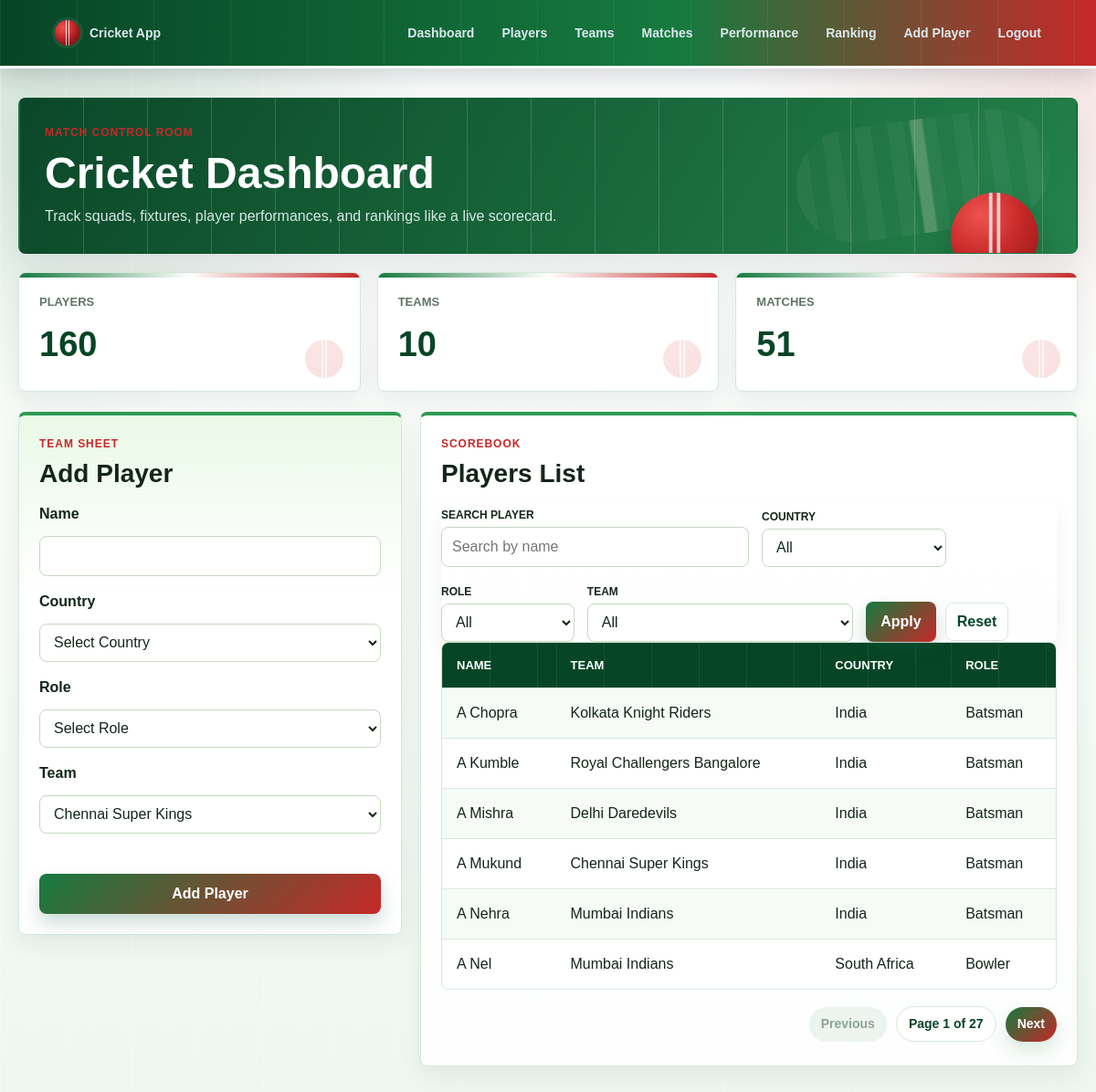
Page /myapp/index.php (signed in) on the committed database.
### tables this page shows
CREATE TABLE `Player` (
  `player_id` int(11) NOT NULL,
  `name` varchar(50) DEFAULT NULL,
  `country` varchar(50) DEFAULT NULL,
  `role` varchar(50) DEFAULT NULL
);

### myapp/index.php (the view, shortened to what this page needs)
<?php
include('header.php');
include('config/db.php');
include('pagination.php');
$perPage = 6;
$page = isset($_GET['page']) ? max(1, (int)$_GET['page']) : 1;
$offset = ($page - 1) * $perPage;
$search = isset($_GET['search']) ? trim($_GET['search']) : "";
$whereSQL = "";
$totalRows = $conn->query("
SELECT COUNT(DISTINCT p.player_id) AS total
FROM Player p
LEFT JOIN Plays_For pf
ON p.player_id = pf.player_id
LEFT JOIN Team t
ON pf.team_id = t.team_id
$whereSQL
")->fetch_assoc()["total"];
$totalPages = max(1, ceil($totalRows / $perPage));
$teamOptions = $conn->query("
SELECT *
FROM Team
ORDER BY team_name
");
$result = $conn->query("
SELECT
    p.player_id,
    p.name,
    p.country,
    p.role,
    GROUP_CONCAT(
        DISTINCT t.team_name
        SEPARATOR ', '
    ) AS team_name
FROM Player p
LEFT JOIN Plays_For pf
ON p.player_id = pf.player_id
LEFT JOIN Team t
ON pf.team_id = t.team_id
$whereSQL
GROUP BY p.player_id
ORDER BY p.name
LIMIT $perPage OFFSET $offset
");
$totalPlayers = $conn->query("
SELECT COUNT(*) AS total
FROM Player
")->fetch_assoc()["total"];
$totalTeams = $conn->query("
SELECT COUNT(*) AS total
FROM Team
")->fetch_assoc()["total"];
$totalMatches = $conn->query("
SELECT COUNT(*) AS total
FROM Match_Details
")->fetch_assoc()["total"];
?>
<section class="dashboard-hero">
    <div>
        <p class="eyebrow">Match control room</p>
        <h1>Cricket Dashboard</h1>
        <p class="hero-copy">
            Track squads, fixtures, player performances,
            and rankings like a live scorecard.
        </p>
    </div>
</section>
<section class="cards">
    <div class="card">
        <h3>Players</h3>
        <p><?php echo $totalPlayers; ?></p>
    </div>
    <div class="card">
        <h3>Teams</h3>
        <p><?php echo $totalTeams; ?></p>
    </div>
    <div class="card">
        <h3>Matches</h3>
        <p><?php echo $totalMatches; ?></p>
    </div>
</section>
<section class="dashboard-grid <?php echo $isAdmin ? '' : 'viewer-grid'; ?>">
<?php if ($isAdmin) { ?>
<div class="panel form-panel">
    <div class="section-heading">
        <p class="eyebrow">Team sheet</p>
        <h2>Add Player</h2>
    </div>
    <form method="POST">
        <label for="name">Name</label>
        <input
            id="name"
            type="text"
            name="name"
            required
        >
        <label for="country">Country</label>
        <select
            id="country"
            name="country"
            required
            style="
                width:100%;
                max-height:120px;
            "
        >
            <option value="">Select Country</option>
        </select>
        <label for="role">Role</label>
        <select
            id="role"
            name="role"
            required
            style="
                width:100%;
                max-height:120px;
            "
        >
            <option value="">Select Role</option>
        </select>
        <label for="team_id">Team</label>
        <select id="team_id" name="team_id" required>
            <?php while($team = $teamOptions->fetch_assoc()) { ?>
                <option value="<?php echo $team['team_id']; ?>">
                    <?php echo $team['team_name']; ?>
                </option>
            <?php } ?>
        </select>
        <br><br>
        <input type="submit" value="Add Player">
    </form>
</div>
<?php } ?>
<div class="panel table-panel">
    <div class="section-heading">
        <p class="eyebrow">Scorebook</p>
        <h2>Players List</h2>
    </div>
    <form class="filter-bar" method="GET">
        <div class="filter-field search-field">
            <label for="search">Search Player</label>
            <input
                id="search"
                type="search"
                name="search"
                placeholder="Search by name"
                value="<?php echo htmlspecialchars($search); ?>"
            >
        </div>
        <div class="filter-field">
            <label for="country_filter">Country</label>
            <select id="country_filter" name="country">
                <option value="">All</option>
            </select>
        </div>
        <div class="filter-field">
            <label for="role_filter">Role</label>
            <select id="role_filter" name="role">
                <option value="">All</option>
            </select>
        </div>
        <div class="filter-field">
            <label for="team_filter">Team</label>
            <select id="team_filter" name="team">
                <option value="">All</option>
            </select>
        </div>
        <div class="filter-actions">
            <input type="submit" value="Apply">
            <a href="index.php">Reset</a>
        </div>
    </form>
    <table>
        <tr>
            <th>Name</th>
            <th>Team</th>
            <th>Country</th>
            <th>Role</th>
        </tr>
        <?php
        while ($row = $result->fetch_assoc()) {
            $team = $row["team_name"]
                ? $row["team_name"]
                : "No Team";
            echo "<tr>";
            echo "<td>".$row["name"]."</td>";
            echo "<td>".$team."</td>";
            echo "<td>".$row["country"]."</td>";
            echo "<td>".$row["role"]."</td>";
            echo "</tr>";
        }
        ?>
    </table>
    <?php
    $params = $_GET;
    unset($params['page']);
    renderPagination($page, $totalPages, $params);
    ?>
</div>
</section>
<?php include('footer.php'); ?>

### myapp/header.php (shortened to what this page needs)
<?php
$isAdmin = isset($_SESSION['role']) && $_SESSION['role'] === 'admin';
?>
<!DOCTYPE html>
<html>
<head>
    <link rel="stylesheet" href="/myapp/style.css?v=10">
</head>
<body>
<?php include(__DIR__ . '/navbar.php'); ?>
<main class="page-shell">

### myapp/navbar.php
<div class="navbar">
    <a class="brand" href="/myapp/index.php">Cricket App</a>
    <div class="nav-links">
        <a href="/myapp/index.php">Dashboard</a>
        <a href="/myapp/players/view.php">Players</a>
        <a href="/myapp/teams/view.php">Teams</a>
        <a href="/myapp/matches/view.php">Matches</a>
        <a href="/myapp/performance/view.php">Performance</a>
        <a href="/myapp/ranking/view.php">Ranking</a>
        <?php if ($isAdmin) { ?>
            <a href="/myapp/players/add.php">Add Player</a>
        <?php } ?>
        <a href="/myapp/logout.php">Logout</a>
    </div>
</div>

### myapp/pagination.php (shortened to what this page needs)
<?php
function renderPagination($currentPage, $totalPages, $params = []) {
    $currentPage = max(1, min($currentPage, $totalPages));
    echo "<nav class='pagination' aria-label='Pagination'>";
    if ($currentPage > 1) {
        $params['page'] = $currentPage - 1;
        echo "<a href='?" . http_build_query($params) . "'>Previous</a>";
    } else {
        echo "<span class='disabled'>Previous</span>";
    }
    echo "<span class='page-status'>Page " . $currentPage . " of " . $totalPages . "</span>";
    if ($currentPage < $totalPages) {
        $params['page'] = $currentPage + 1;
        echo "<a href='?" . http_build_query($params) . "'>Next</a>";
    } else {
        echo "<span class='disabled'>Next</span>";
    }
    echo "</nav>";
}
?>

### myapp/footer.php
</main>
</body>
</html>

### rows in the picture
player: name "A Chopra", team "Kolkata Knight Riders", country "India", role "Batsman"
player: name "A Kumble", team "Royal Challengers Bangalore", country "India", role "Batsman"
player: name "A Mishra", team "Delhi Daredevils", country "India", role "Batsman"
player: name "A Mukund", team "Chennai Super Kings", country "India", role "Batsman"
player: name "A Nehra", team "Mumbai Indians", country "India", role "Batsman"
player: name "A Nel", team "Mumbai Indians", country "South Africa", role "Bowler"

### other values in the picture
$totalPlayers "160"
$totalTeams "10"
$totalMatches "51"
$currentPage "1"
$totalPages "27"
form field team_id "Chennai Super Kings"
